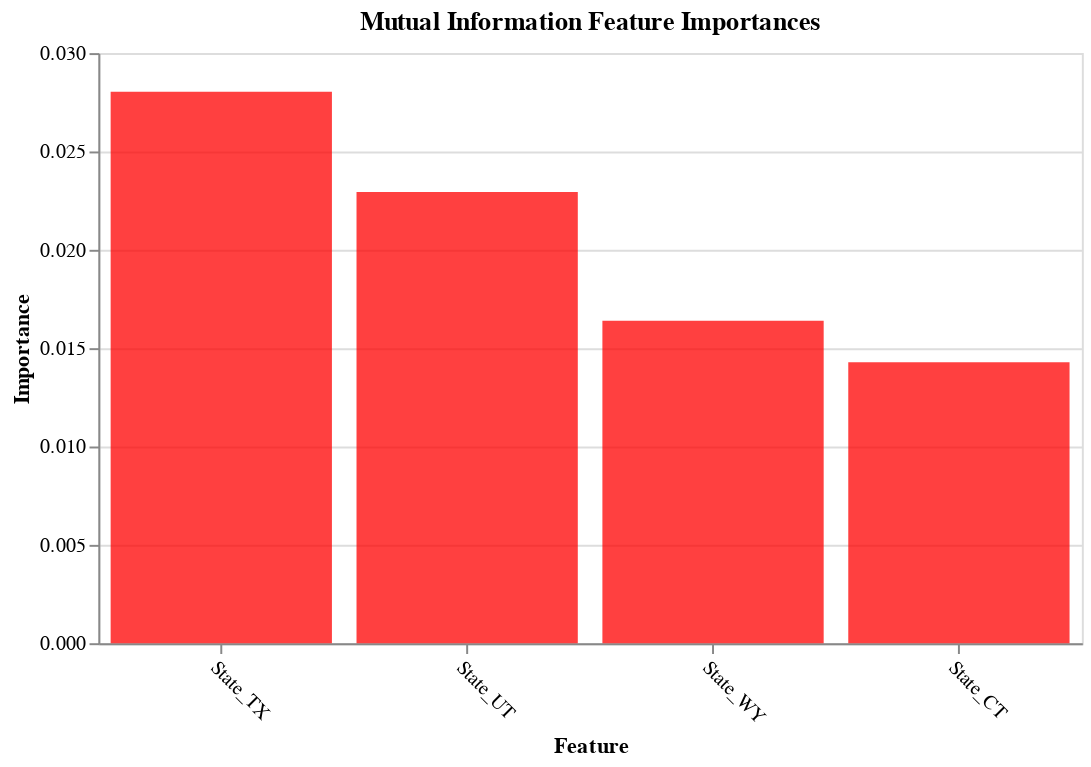

Notebook source saved alongside this figure:
### Code cell
plot_imp(best_features_mutual_info, feature_importances_mutual_info, 'Mutual Information', 'red')

### Figure 1 — Vega-Lite specification as saved in the notebook (floating-point values rounded to 4 significant figures)
{"config": {"view": {"continuousWidth": 400, "continuousHeight": 300}}, "data": {"name": "data-28afd84a6e69c9e82791bbff610f5cb0"}, "mark": {"type": "bar", "color": "red", "opacity": 0.75}, "encoding": {"x": {"type": "nominal", "axis": {"labelAngle": 45}, "field": "features", "sort": null, "title": "Feature"}, "y": {"type": "quantitative", "field": "importances", "title": "Importance"}}, "title": "Mutual Information Feature Importances", "width": 500, "$schema": "https://vega.github.io/schema/vega-lite/v4.8.1.json", "datasets": {"data-28afd84a6e69c9e82791bbff610f5cb0": [{"features": "State_TX", "importances": 0.02803}, {"features": "State_UT", "importances": 0.02294}, {"features": "State_WY", "importances": 0.01639}, {"features": "State_CT", "importances": 0.01429}]}}
